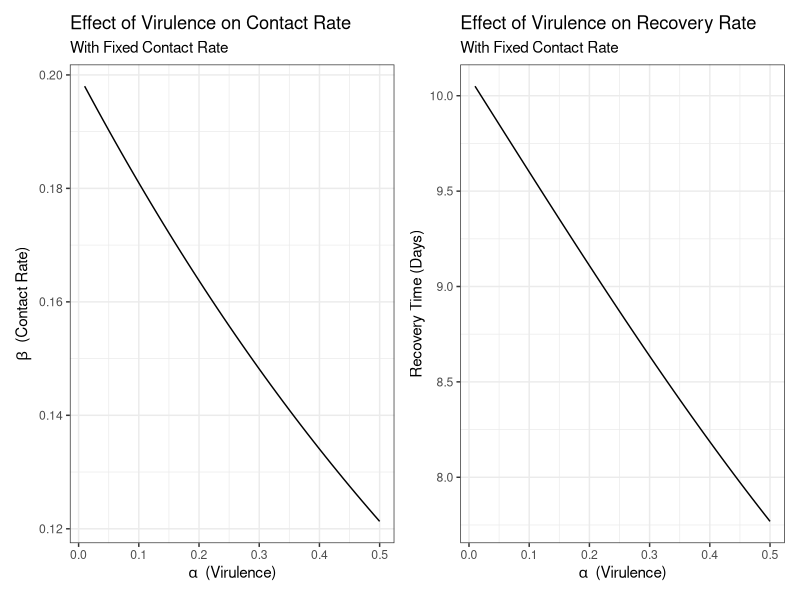
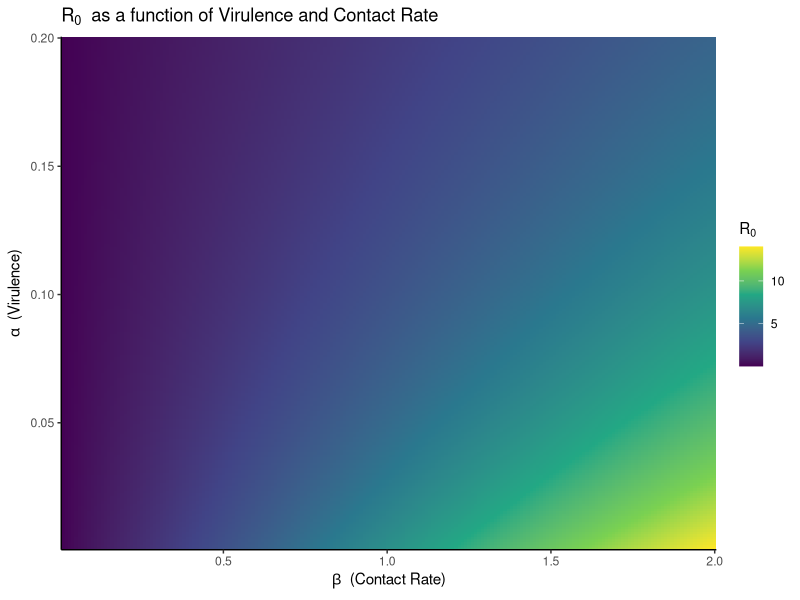

Write the R code that produced these figures, in order.
## ---- chunk 1
library(tidyverse)
library(patchwork)

beta_star <- function(beta, alpha){
  beta * exp(-alpha)
}

gamma_star <- function(gamma, alpha){
  log_curve <- function(k, x, x0){
    1/(1+exp(-k*(x-x0)))
  }
  
  recovery_time <- 1/gamma
    
    recovery_time_star <- recovery_time * (.5+log_curve(-2,alpha,.02))
    
    1/recovery_time_star
  
}

## ---- chunk 2
p1 <- expand.grid(beta = .2,
       alpha = seq(.01,.5,.01)) %>% 
  mutate(beta_star = beta_star(beta, alpha)) %>% 
  ggplot(aes(alpha, beta_star))+
  geom_line()+
  labs(
    title = "Effect of Virulence on Contact Rate",
    subtitle = "With Fixed Contact Rate",
    y = expression(beta~" (Contact Rate)"),
    x = expression(alpha~" (Virulence)")
  )+
  theme_bw()

## ---- chunk 3
p2<-expand.grid(gamma = .1,
       alpha = seq(.01,.5,.01)) %>% 
  mutate(gamma_star = gamma_star(gamma, alpha)) %>% 
  ggplot(aes(alpha, 1/gamma_star))+
  geom_line()+
  labs(
    title = "Effect of Virulence on Recovery Rate",
    subtitle = "With Fixed Contact Rate",
    y = "Recovery Time (Days)",
    x = expression(alpha~" (Virulence)")
  )+
  theme_bw()
## ---- chunk 4
#| image: true
p1+p2
## ---- chunk 5
r0 <- function(beta, alpha=.01, mu = 1/(365*75), gamma = 1/7){
  # Beta is Some function of Virulence, alpha
 
  beta_star_in <- beta_star(beta,alpha)
  
  gamma_star_in <- gamma_star(gamma, alpha)
  
  beta_star_in/(alpha + mu + gamma_star_in)
  
}
## ---- chunk 6
sim_grid <- expand.grid(beta = seq(.01,2,.01),
            alpha = seq(.001,.2,.001))

pred <- with(sim_grid, r0(beta,alpha))

dat <- cbind(sim_grid, r0 = pred)

ggplot(data= dat, aes(beta, alpha, fill = r0))+
         geom_raster()+
  scale_fill_viridis_c()+
  theme_classic()+
  coord_cartesian(expand = FALSE)+
  labs(
    y = expression(alpha~" (Virulence)"),
    x = expression(beta~" (Contact Rate)"),
    fill = expression(R[0]), 
    title = expression(R[0]~" as a function of Virulence and Contact Rate")
  )
